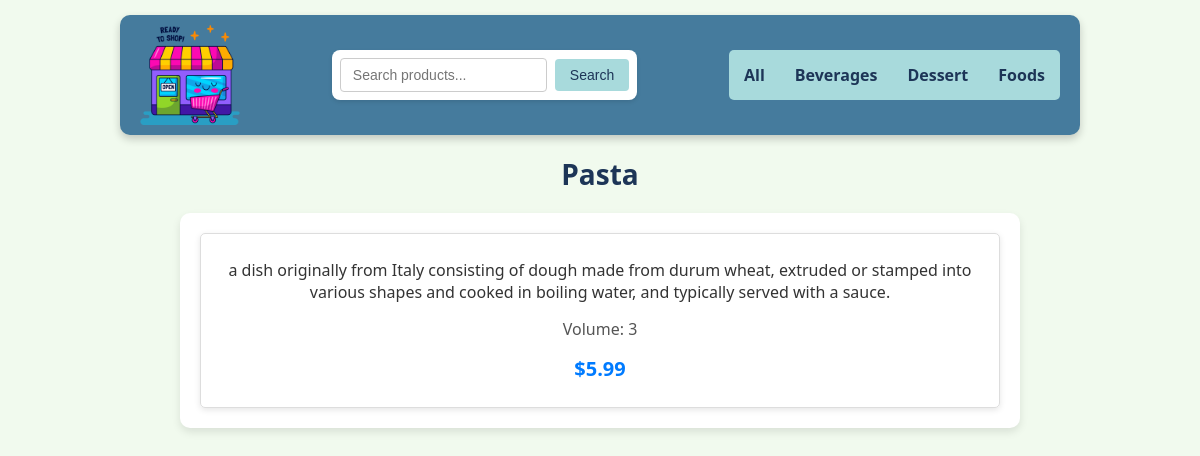
/product/1/, run on the app's committed database.
### shop/models.py (models this page shows, shortened)
class Category(models.Model):
    name = models.CharField(max_length=30)

class Product(models.Model):
    name = models.CharField(max_length=30)
    category = models.ForeignKey(Category, on_delete=models.CASCADE)
    price = models.FloatField()
    volume = models.CharField(max_length=10)
    description = models.CharField(max_length=255)
    image = models.ImageField(upload_to='Images/', blank=True, null=True)

### shop/views/productdetailsview.py (the view)
# urls.py: path('product/<int:id>/', ProductDetailsView.as_view(), name='product-details'),
class ProductDetailsView(TemplateView):
    template_name = "shop/productdetails.html"
    def get(self, request, id):
        categories = Category.objects.order_by("name")
        try:
            product = Product.objects.get(id=id)
        except Product.DoesNotExist:
            raise Http404("Product not found")
        context = {
            "categories": [{"id": c.id, "name": c.name} for c in categories],
            "title": product.name,
            "description": product.description,
            "price": product.price,
            "volume": product.volume,
            "image": product.image,
        }
        template = loader.get_template(self.template_name)
        return HttpResponse(template.render(context, request))

### shop/templatetags/html_formatters.py (called while the page is built)
def currency_dollar(value):
    return f"${value:.2f}"

### shop/templates/shop/productdetails.html (shortened to what this page needs)
{% extends "shop/master.html" %}
{% load static %}
{% load html_formatters %}
{% block main %}
  <div class="product-container">
    <div class="product-description">
      <p>{{ description }}</p>
      <p class="volume">Volume: {{ volume }}</p>
      <p class="price">{{ price | currency_dollar }}</p>
    </div>
  </div>
{% endblock %}

### shop/templates/shop/master.html (shortened to what this page needs)
<!DOCTYPE html>
<html lang="en">
<head>
  {% load static %}
  <link rel="stylesheet" href="{% static 'shop/styles/screen.css' %}">
</head>
<body>
  <header>
    <img src="{% static 'shop/Images/shop.png' %}" alt="Logo" class="logo">
    <form method="GET" action="{% url 'index' %}" class="search-form">
      <input type="text" name="q" value="{{ request.GET.q }}" placeholder="Search products...">
      <button type="submit">Search</button>
    </form>
    <nav id="categories">
      <ul>
        <li><a href="{% url 'index' %}">All</a></li>
        {% for category in categories %}
        <li><a href="{% url 'category-details' category.id %}">{{ category.name }}</a></li>
        {% endfor %}
      </ul>
    </nav>
  </header>
  <h1>{{ title }}</h1>
  {% block main %}
  {% endblock %}
</body>
</html>

### shop/static/shop/styles/screen.css (style rules this page uses)
body { font-family: 'Segoe UI', Tahoma, Geneva, Verdana, sans-serif; font-weight: 400; margin: 0; padding: 0; width: 100%; max-width: 960px; margin: 0 auto; background-color: #f1faee; }
header { margin-top: 15px; display: flex; justify-content: space-between; align-items: center; padding: 10px 20px; background-color: #457b9d; border-radius: 10px; box-shadow: 0 4px 8px rgba(0, 0, 0, 0.2); transition: box-shadow 0.3s, transform 0.3s; }
.logo { width: 100px; transition: transform 0.3s, filter 0.3s; }
nav#categories { border-radius: 5px; background-color: #a8dadc; height: 50px; display: flex; align-items: center; transition: background-color 0.3s, transform 0.3s; }
nav#categories ul { list-style: none; padding: 0; margin: 0; display: flex; height: 100%; }
nav#categories ul li { margin: 0 15px; transition: transform 0.3s; }
nav#categories ul li a { color: #1d3557; text-decoration: none; font-size: 16px; font-weight: 600; line-height: 50px; transition: color 0.3s, text-decoration 0.3s, transform 0.3s; }
h1 { color: #1d3557; text-align: center; margin: 20px 0; font-size: 28px; font-weight: 600; transition: color 0.3s, transform 0.3s; }
.search-form { display: flex; align-items: center; margin: 20px 0; padding: 8px; background-color: #fff; border-radius: 8px; box-shadow: 0 2px 4px rgba(0, 0, 0, 0.1); max-width: 500px; margin: 20px auto; transition: box-shadow 0.3s, transform 0.3s; }
.search-form input[type="text"] { flex: 1; padding: 8px 12px; border: 1px solid #ccc; border-radius: 4px; font-size: 14px; outline: none; transition: border-color 0.3s, box-shadow 0.3s; }
.search-form button { padding: 8px 15px; margin-left: 8px; background-color: #a8dadc; color: #1d3557; border: none; border-radius: 4px; font-size: 14px; cursor: pointer; transition: background-color 0.3s, transform 0.3s, box-shadow 0.3s; }
.product-container { max-width: 800px; margin: 20px auto; padding: 20px; background-color: #fff; border-radius: 10px; box-shadow: 0 4px 8px rgba(0, 0, 0, 0.1); text-align: center; }
.product-container p { color: #333; font-size: 16px; margin: 15px 0; }
.product-container .price { font-size: 20px; font-weight: 600; color: #007bff; }
.product-container .volume { font-size: 16px; color: #555; }
.product-description { padding: 10px; border: 1px solid #ddd; border-radius: 5px; box-shadow: 0 2px 6px rgba(0, 0, 0, 0.1); }

### data on the page
Category: name "Beverages"
Category: name "Dessert"
Category: name "Foods"
Product: name "Pasta", description "a dish originally from Italy consisting of dough made from durum wheat, extruded or stamped into various shapes and cooked in boiling water, and typically served with a sauce.", price "$5.99"

### other printed values
{{ volume }} "3"
